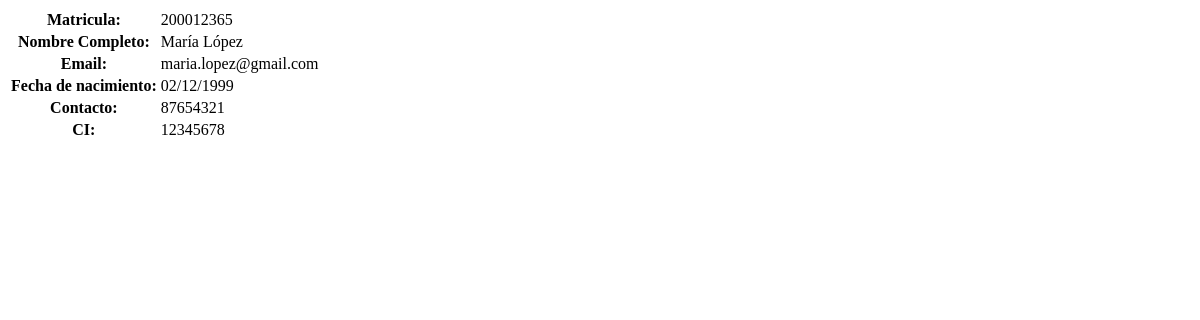
The app's page /admi/estudiantes/vista/1, older data.
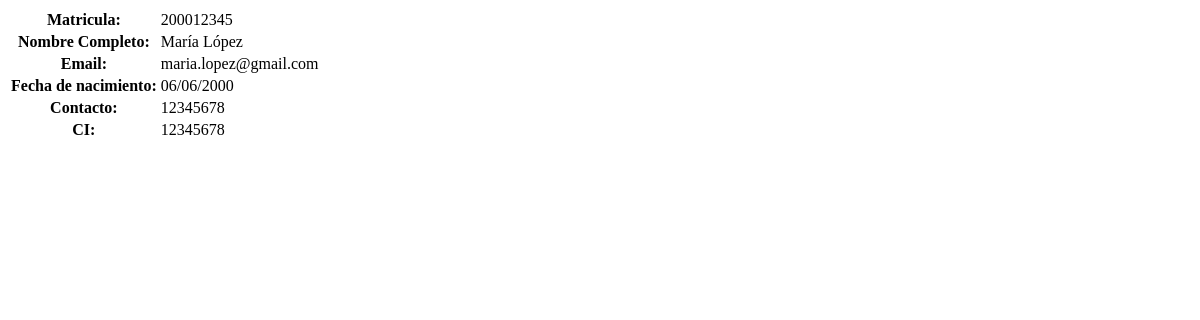
The same page, newer data.
### models/estudiante_model.py (models this page shows, shortened)
class Estudiante(db.Model):
    __tablename__ = 'estudiantes'
    id = db.Column(db.Integer, primary_key=True)
    matricula = db.Column(db.String(20), unique=True)
    fecha_nac = db.Column(db.DateTime,nullable=False)
    genero = db.Column(db.String(10),nullable=False)
    telefono = db.Column(db.String(20),nullable=False)
    ci = db.Column(db.String(20),nullable=False)
    usuario_id = db.Column(db.Integer, db.ForeignKey('usuarios.id'),nullable=False)
    usuario = db.relationship('Usuario', back_populates='estudiantes')
    inscripciones = db.relationship('Inscripcion',back_populates='estudiante')
    @staticmethod
    def get_by_id(id):
        return Estudiante.query.get(id)

### controllers/admi/estudiante_controller.py (the view)
@estudiante_bp.route("/vista/<int:id>")
def vista(id):
    estudiante = Estudiante.get_by_id(id)
    return estudiante_view.vista(estudiante)

### views/admi/estudiante_view.py (called while the page is built)
def vista(estudiante):
    return render_template('admi/estudiantes/vista.html',estudiante=estudiante)

### templates/admi/estudiantes/vista.html
<table class="table table-bordered">
    <tr>
        <th>Matricula:</th>
        <td>{{ estudiante.matricula }}</td>
    </tr>
    <tr>
        <th>Nombre Completo:</th>
        <td>{{ estudiante.usuario.nombre }} {{ estudiante.usuario.apellido }}</td>
    </tr>
    <tr>
        <th>Email:</th>
        <td>{{ estudiante.usuario.email }}</td>
    </tr>
    <tr>
        <th>Fecha de nacimiento:</th>
        <td>{{estudiante.fecha_nac.strftime('%d/%m/%Y')}}</td>
    </tr>
    <tr>
        <th>Contacto:</th>
        <td>{{ estudiante.telefono }}</td>
    </tr>
    <tr>
        <th>CI:</th>
        <td>{{ estudiante.ci }}</td>
    </tr>
</table>

Row changes from the older to the newer data that the page shows:
changed Estudiante: matricula "200012365" → "200012345"; fecha_nac "02/12/1999" → "06/06/2000"; telefono "87654321" → "12345678"
